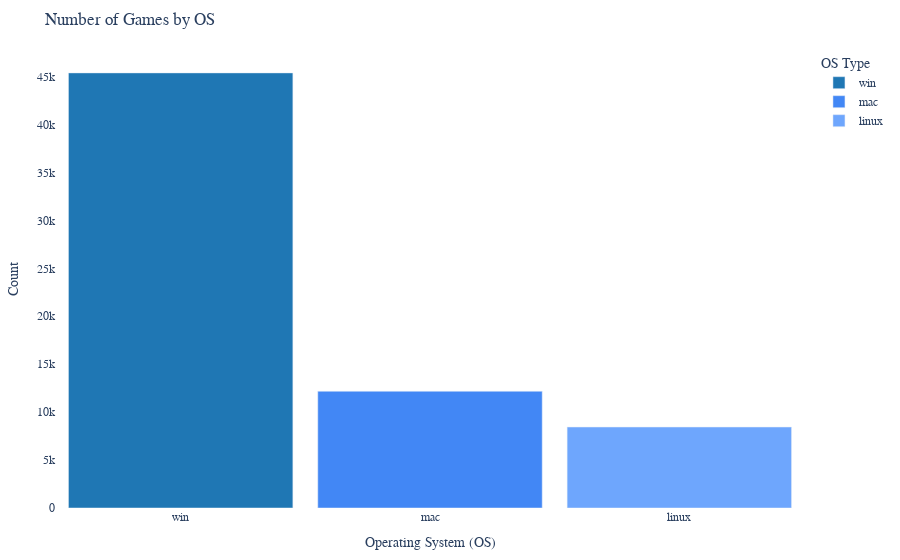

Write notebook code for a chart like this one.
### Code cell
import plotly.express as px

blue_shades = ["#1f77b4", "#4287f5", "#6ea6fd", "#9ecdfb"]  # Different shades of blue

fig = px.bar(os_type, x='type', y='count', color='type', color_discrete_sequence=blue_shades)


fig.update_layout(
    title='Number of Games by OS',
    xaxis_title='Operating System (OS)',
    yaxis_title='Count',
    legend_title='OS Type',  
    font=dict(family='Arial', size=12),  
    plot_bgcolor='white',  
    paper_bgcolor='white',  
    bargap=0.1,  
    margin=dict(l=50, r=50, t=50, b=50)  
)

fig.show()

### Figure 1 — Plotly figure (JSON) as saved in the notebook; plotly's stock layout.template omitted (floating-point values rounded to 4 significant figures)
{"data": [{"alignmentgroup": "True", "hovertemplate": "type=%{x}<br>count=%{y}<extra></extra>", "legendgroup": "win", "marker": {"color": "#1f77b4", "pattern": {"shape": ""}}, "name": "win", "offsetgroup": "win", "orientation": "v", "showlegend": true, "textposition": "auto", "type": "bar", "x": ["win"], "xaxis": "x", "y": [45379], "yaxis": "y"}, {"alignmentgroup": "True", "hovertemplate": "type=%{x}<br>count=%{y}<extra></extra>", "legendgroup": "mac", "marker": {"color": "#4287f5", "pattern": {"shape": ""}}, "name": "mac", "offsetgroup": "mac", "orientation": "v", "showlegend": true, "textposition": "auto", "type": "bar", "x": ["mac"], "xaxis": "x", "y": [12171], "yaxis": "y"}, {"alignmentgroup": "True", "hovertemplate": "type=%{x}<br>count=%{y}<extra></extra>", "legendgroup": "linux", "marker": {"color": "#6ea6fd", "pattern": {"shape": ""}}, "name": "linux", "offsetgroup": "linux", "orientation": "v", "showlegend": true, "textposition": "auto", "type": "bar", "x": ["linux"], "xaxis": "x", "y": [8442], "yaxis": "y"}], "layout": {"autosize": true, "bargap": 0.1, "barmode": "relative", "font": {"family": "Arial", "size": 12}, "legend": {"title": {"text": "OS Type"}, "tracegroupgap": 0}, "margin": {"b": 50, "l": 50, "r": 50, "t": 50}, "paper_bgcolor": "white", "plot_bgcolor": "white", "title": {"text": "Number of Games by OS"}, "xaxis": {"anchor": "y", "autorange": true, "categoryarray": ["win", "mac", "linux"], "categoryorder": "array", "domain": [0, 1], "range": [-0.5, 2.5], "title": {"text": "Operating System (OS)"}, "type": "category"}, "yaxis": {"anchor": "x", "autorange": true, "domain": [0, 1], "range": [0, 47770.0], "title": {"text": "Count"}, "type": "linear"}}}
